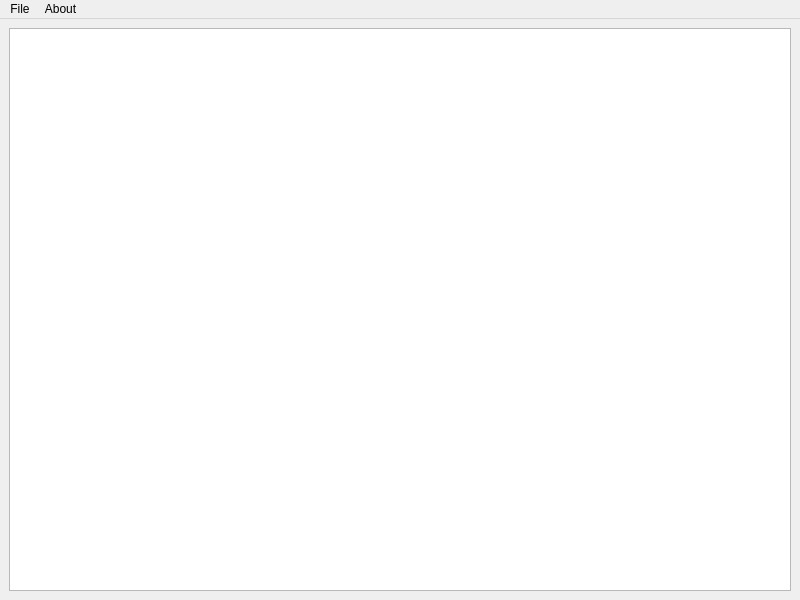
<?xml version="1.0" encoding="UTF-8"?>
<ui version="4.0">
 <class>MainWindow</class>
 <widget class="QMainWindow" name="MainWindow">
  <property name="geometry">
   <rect>
    <x>0</x>
    <y>0</y>
    <width>800</width>
    <height>600</height>
   </rect>
  </property>
  <property name="windowTitle">
   <string/>
  </property>
  <widget class="QWidget" name="centralwidget">
   <layout class="QGridLayout" name="gridLayout">
    <item row="0" column="0">
     <widget class="QPlainTextEdit" name="plainTextEdit">
      <property name="lineWrapMode">
       <enum>QPlainTextEdit::NoWrap</enum>
      </property>
     </widget>
    </item>
   </layout>
  </widget>
  <widget class="QMenuBar" name="menubar">
   <property name="geometry">
    <rect>
     <x>0</x>
     <y>0</y>
     <width>800</width>
     <height>21</height>
    </rect>
   </property>
   <widget class="QMenu" name="menuFile">
    <property name="title">
     <string>File</string>
    </property>
    <addaction name="actionLoad_File"/>
    <addaction name="actionSave_file"/>
    <addaction name="separator"/>
    <addaction name="actionSettings"/>
    <addaction name="separator"/>
    <addaction name="actionQuit"/>
   </widget>
   <widget class="QMenu" name="menuAbout">
    <property name="title">
     <string>About</string>
    </property>
    <addaction name="actionAbout"/>
   </widget>
   <addaction name="menuFile"/>
   <addaction name="menuAbout"/>
  </widget>
  <action name="actionLoad_File">
   <property name="text">
    <string>Load File</string>
   </property>
   <property name="shortcut">
    <string>Ctrl+L</string>
   </property>
  </action>
  <action name="actionSave_file">
   <property name="text">
    <string>Save File</string>
   </property>
   <property name="shortcut">
    <string>Ctrl+S</string>
   </property>
  </action>
  <action name="actionQuit">
   <property name="text">
    <string>Quit</string>
   </property>
   <property name="shortcut">
    <string>Ctrl+Q</string>
   </property>
  </action>
  <action name="actionAbout">
   <property name="text">
    <string>About Atomizer Lite</string>
   </property>
  </action>
  <action name="actionNew_Tab">
   <property name="text">
    <string>New Tab</string>
   </property>
   <property name="shortcut">
    <string>Ctrl+T</string>
   </property>
  </action>
  <action name="actionClose_Tab">
   <property name="text">
    <string>Close Tab</string>
   </property>
  </action>
  <action name="actionSettings">
   <property name="text">
    <string>Settings</string>
   </property>
   <property name="shortcut">
    <string notr="true">Ctrl+,</string>
   </property>
   <property name="shortcutVisibleInContextMenu">
    <bool>false</bool>
   </property>
  </action>
 </widget>
 <resources/>
 <connections/>
</ui>
